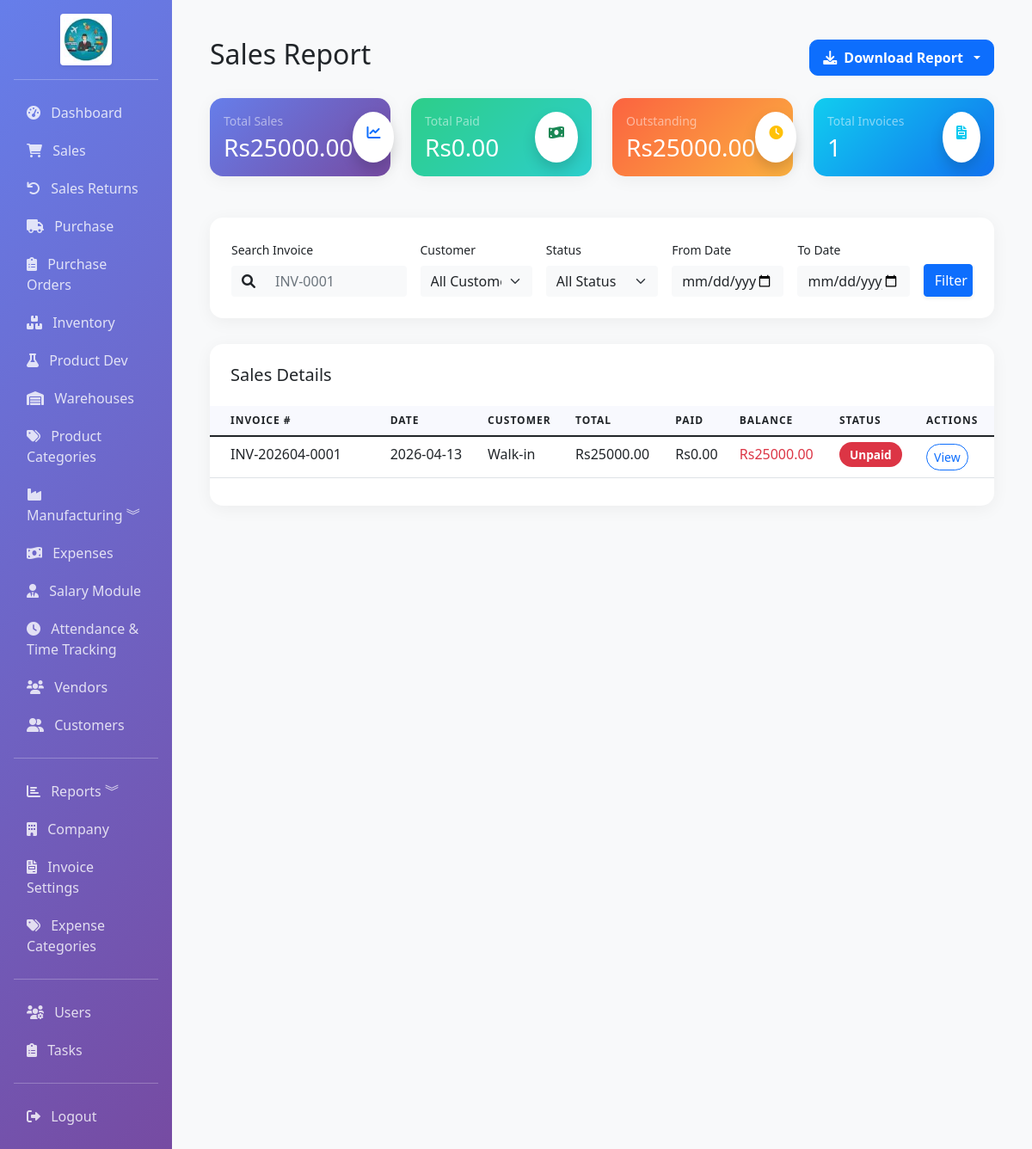
The page /reports/sales-report (signed in) on the database its author committed.
### app/models.py (models this page shows, shortened)
class Sale(db.Model):
    __tablename__ = 'sales'
    id = db.Column(db.Integer, primary_key=True)
    invoice_number = db.Column(db.String(50), unique=True, nullable=False, index=True)
    customer_id = db.Column(db.Integer, db.ForeignKey('customers.id'), index=True)
    date = db.Column(db.DateTime, default=datetime.utcnow, index=True)
    due_date = db.Column(db.DateTime)
    currency_id = db.Column(db.Integer, db.ForeignKey('currencies.id'), nullable=True)
    exchange_rate = db.Column(db.Float, default=1)
    subtotal = db.Column(db.Float, default=0)
    tax_rate = db.Column(db.Float, default=0)  # Tax percentage
    tax = db.Column(db.Float, default=0)
    discount_type = db.Column(db.String(10), default='fixed')  # fixed or percentage
    discount = db.Column(db.Float, default=0)
    delivery_charge = db.Column(db.Float, default=0)  # Delivery cost
    advance_applied = db.Column(db.Float, default=0)  # Advance amount applied to this invoice
    total = db.Column(db.Float, default=0)
    status = db.Column(Enum('paid', 'unpaid', 'partial', name='payment_status'), default='unpaid', index=True)
    paid_amount = db.Column(db.Float, default=0)
    vendor_id = db.Column(db.Integer, db.ForeignKey('vendors.id'), index=True, nullable=True)
    vendor = db.relationship('Vendor', backref='sales', lazy=True)
    notes = db.Column(db.Text)
    terms = db.Column(db.Text)
    created_by = db.Column(db.Integer, db.ForeignKey('users.id'))
    created_at = db.Column(db.DateTime, default=datetime.utcnow)
    updated_at = db.Column(db.DateTime, default=datetime.utcnow, onupdate=datetime.utcnow)
    items = db.relationship('SaleItem', backref='sale', lazy=True, cascade='all, delete-orphan')
    currency = db.relationship('Currency', backref='sales', lazy=True)
    @property
    def balance_due(self):
        return self.total - self.paid_amount

### app/routes/reports.py (the view)
@bp.route('/sales-report')
@login_required
def sales_report():
    start_date = request.args.get('start_date')
    end_date = request.args.get('end_date')
    status = request.args.get('status', 'all')
    search = request.args.get('search', '')
    customer_id = request.args.get('customer_id')
    query = Sale.query
    if start_date:
        query = query.filter(Sale.date >= datetime.strptime(start_date, '%Y-%m-%d'))
    if end_date:
        query = query.filter(Sale.date <= datetime.strptime(end_date, '%Y-%m-%d'))
    if status != 'all':
        query = query.filter(Sale.status == status)
    if search:
        query = query.filter(Sale.invoice_number.ilike(f'%{search}%'))
    if customer_id and customer_id != 'all':
        query = query.filter(Sale.customer_id == customer_id)
    sales = query.order_by(Sale.date.desc()).all()
    total_sales = sum(s.total for s in sales)
    total_paid = sum(s.paid_amount for s in sales)
    total_balance = sum(s.balance_due for s in sales)
    total_count = len(sales)
    customers = Customer.query.order_by(Customer.name).all()
    return render_template('reports/sales_report.html',
                         sales=sales,
                         total_sales=total_sales,
                         total_paid=total_paid,
                         total_balance=total_balance,
                         total_count=total_count,
                         start_date=start_date,
                         end_date=end_date,
                         status=status,
                         search=search,
                         customers=customers,
                         current_customer_id=customer_id)

### app/models.py (called while the page is built)
    @property
    def is_admin(self):
        return self.role == 'admin'

### app/templates/reports/sales_report.html (shortened to what this page needs)
{% extends "base.html" %}
{% block content %}
<div class="container-fluid py-4">
    <div class="d-flex justify-content-between align-items-center mb-4">
        <h2 class="font-weight-bold">Sales Report</h2>
        <div class="dropdown">
            <button class="btn btn-primary dropdown-toggle download-btn" type="button" id="downloadDropdown" data-bs-toggle="dropdown" aria-expanded="false">
                <i class="fas fa-download"></i> Download Report
            </button>
        </div>
    </div>
    <div class="row mb-4">
        <div class="col-xl-3 col-md-6 mb-4">
            <div class="card report-card bg-gradient-primary text-white">
                <div class="card-body">
                    <div class="d-flex justify-content-between">
                        <div>
                            <p class="text-white-50 small mb-1">Total Sales</p>
                            <h3 class="mb-0">Rs{{ "%.2f"|format(total_sales) }}</h3>
                        </div>
                        <div class="icon icon-shape bg-white text-primary rounded-circle shadow">
                            <i class="fas fa-chart-line p-3"></i>
                        </div>
                    </div>
                </div>
            </div>
        </div>
        <div class="col-xl-3 col-md-6 mb-4">
            <div class="card report-card bg-gradient-success text-white">
                <div class="card-body">
                    <div class="d-flex justify-content-between">
                        <div>
                            <p class="text-white-50 small mb-1">Total Paid</p>
                            <h3 class="mb-0">Rs{{ "%.2f"|format(total_paid) }}</h3>
                        </div>
                        <div class="icon icon-shape bg-white text-success rounded-circle shadow">
                            <i class="fas fa-money-bill-wave p-3"></i>
                        </div>
                    </div>
                </div>
            </div>
        </div>
        <div class="col-xl-3 col-md-6 mb-4">
            <div class="card report-card bg-gradient-warning text-white">
                <div class="card-body">
                    <div class="d-flex justify-content-between">
                        <div>
                            <p class="text-white-50 small mb-1">Outstanding</p>
                            <h3 class="mb-0">Rs{{ "%.2f"|format(total_balance) }}</h3>
                        </div>
                        <div class="icon icon-shape bg-white text-warning rounded-circle shadow">
                            <i class="fas fa-clock p-3"></i>
                        </div>
                    </div>
                </div>
            </div>
        </div>
        <div class="col-xl-3 col-md-6 mb-4">
            <div class="card report-card bg-gradient-info text-white">
                <div class="card-body">
                    <div class="d-flex justify-content-between">
                        <div>
                            <p class="text-white-50 small mb-1">Total Invoices</p>
                            <h3 class="mb-0">{{ total_count }}</h3>
                        </div>
                        <div class="icon icon-shape bg-white text-info rounded-circle shadow">
                            <i class="fas fa-file-invoice p-3"></i>
                        </div>
                    </div>
                </div>
            </div>
        </div>
    </div>
    <div class="filter-section">
        <form method="GET" action="{{ url_for('reports.sales_report') }}" class="row g-3">
            <div class="col-md-3">
                <label class="form-label small font-weight-bold">Search Invoice</label>
                <div class="input-group">
                    <span class="input-group-text bg-light border-0"><i class="fas fa-search"></i></span>
                    <input type="text" name="search" class="form-control bg-light border-0" placeholder="INV-0001" value="{{ search }}">
                </div>
            </div>
            <div class="col-md-2">
                <label class="form-label small font-weight-bold">Customer</label>
                <select name="customer_id" class="form-select bg-light border-0">
                    <option value="all">All Customers</option>
                </select>
            </div>
            <div class="col-md-2">
                <label class="form-label small font-weight-bold">Status</label>
                <select name="status" class="form-select bg-light border-0">
                    <option value="all" {% if status == 'all' %}selected{% endif %}>All Status</option>
                </select>
            </div>
            <div class="col-md-2">
                <label class="form-label small font-weight-bold">From Date</label>
                <input type="date" name="start_date" class="form-control bg-light border-0" value="{{ start_date }}">
            </div>
            <div class="col-md-2">
                <label class="form-label small font-weight-bold">To Date</label>
                <input type="date" name="end_date" class="form-control bg-light border-0" value="{{ end_date }}">
            </div>
            <div class="col-md-1 d-flex align-items-end">
                <button type="submit" class="btn btn-primary w-100 shadow-sm">Filter</button>
            </div>
        </form>
    </div>
    <div class="card report-card">
        <div class="card-header bg-transparent border-0 pt-4 px-4">
            <h5 class="mb-0">Sales Details</h5>
        </div>
        <div class="card-body px-0">
            <div class="table-responsive">
                <table class="table align-items-center table-flush">
                    <thead>
                        <tr>
                            <th class="px-4">Invoice #</th>
                            <th>Date</th>
                            <th>Customer</th>
                            <th>Total</th>
                            <th>Paid</th>
                            <th>Balance</th>
                            <th>Status</th>
                            <th>Actions</th>
                        </tr>
                    </thead>
                    <tbody>
                        {% for sale in sales %}
                        <tr>
                            <td class="px-4 font-weight-bold">{{ sale.invoice_number }}</td>
                            <td>{{ sale.date.strftime('%Y-%m-%d') }}</td>
                            <td>{{ sale.customer.name if sale.customer else 'Walk-in' }}</td>
                            <td>Rs{{ "%.2f"|format(sale.total) }}</td>
                            <td>Rs{{ "%.2f"|format(sale.paid_amount) }}</td>
                            <td><span class="text-danger font-weight-bold">Rs{{ "%.2f"|format(sale.balance_due) }}</span></td>
                            <td>
                                {% if sale.status == 'paid' %}
                                <span class="status-badge bg-success text-white">Paid</span>
                                {% elif sale.status == 'partial' %}
                                <span class="status-badge bg-warning text-white">Partial</span>
                                {% else %}
                                <span class="status-badge bg-danger text-white">Unpaid</span>
                                {% endif %}
                            </td>
                            <td>
                                <a href="{{ url_for('sales.invoice_detail', id=sale.id) }}" class="btn btn-sm btn-outline-primary rounded-pill">View</a>
                            </td>
                        </tr>
                        {% endfor %}
                    </tbody>
                </table>
            </div>
        </div>
    </div>
</div>
{% endblock %}

### app/templates/reports/sales_report.html (style rules this page uses)
.report-card { border: none; border-radius: 15px; box-shadow: 0 4px 20px rgba(0,0,0,0.05); transition: transform 0.3s ease; background: white; }
.status-badge { padding: 5px 12px; border-radius: 20px; font-size: 0.85rem; font-weight: 600; }
.bg-gradient-primary { background: linear-gradient(135deg, #667eea 0%, #764ba2 100%); }
.bg-gradient-success { background: linear-gradient(135deg, #2dce89 0%, #2dcecc 100%); }
.bg-gradient-info { background: linear-gradient(135deg, #11cdef 0%, #1171ef 100%); }
.bg-gradient-warning { background: linear-gradient(135deg, #fb6340 0%, #fbb140 100%); }
.filter-section { background: white; padding: 25px; border-radius: 15px; box-shadow: 0 4px 20px rgba(0,0,0,0.05); margin-bottom: 30px; }
.table thead th { background-color: #f8f9fe; text-transform: uppercase; font-size: 0.75rem; letter-spacing: 1px; border-bottom: 1px solid #e9ecef; }
.download-btn { border-radius: 10px; padding: 8px 15px; font-weight: 600; display: inline-flex; align-items: center; gap: 8px; }

### rows shown on the page
Sale: invoice_number "INV-202604-0001", date "2026-04-13", customer "Walk-in", total "25000.00", paid_amount "0.00", balance_due "25000.00", status "Unpaid"

### other values the page prints
{{ "%.2f"|format(total_sales) }} "25000.00"
{{ "%.2f"|format(total_paid) }} "0.00"
{{ "%.2f"|format(total_balance) }} "25000.00"
{{ total_count }} "1"
